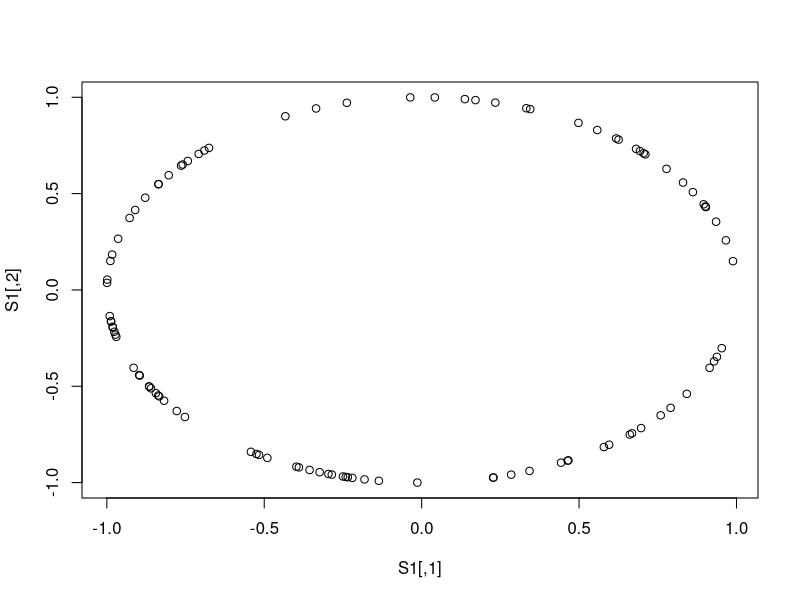
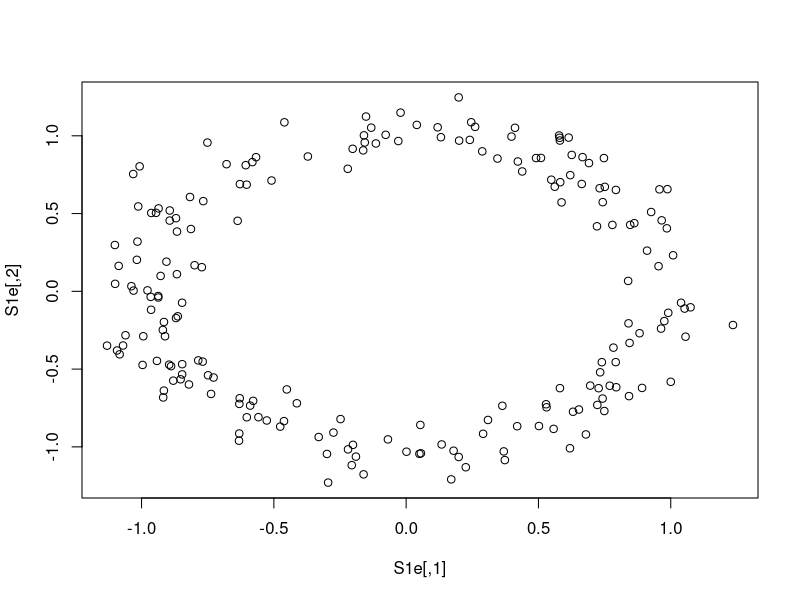
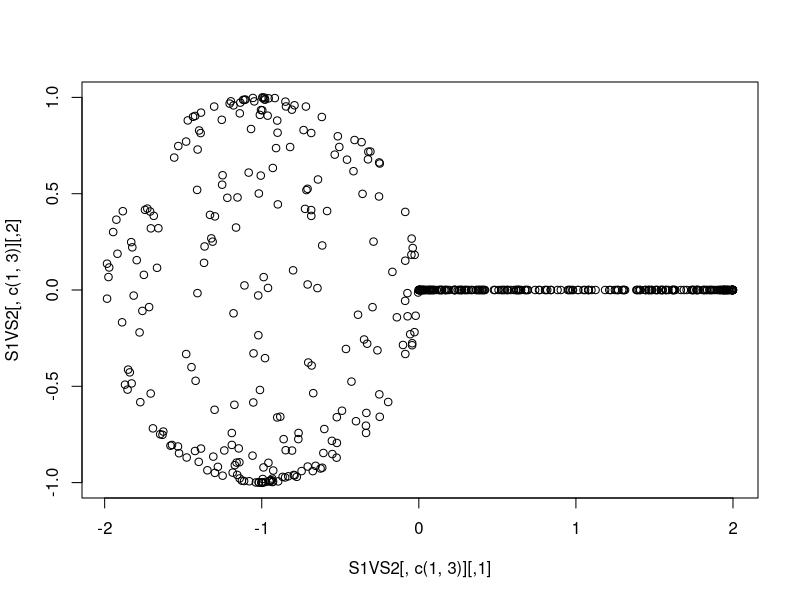

Generate these figures, in order, with R: (Note: this script raises an error after producing the figures.)
# This script creates data that lie on different manifolds:

# This creates two clusters.
n <- 100
t <- runif(n, 0, 2*pi)
r <- runif(n, 0 , 1)
clust1 <- cbind(2*r*cos(t)+2, r*sin(t)+2)
clust2 <- cbind(r*cos(t)-2, 2*r*sin(t) + 1)
twoclust <- rbind(clust1, clust2)
write.table(twoclust, file = "data1.txt", row.names = FALSE, col.names = FALSE)
write.table(clust1, file = "clust1.txt", row.names = FALSE, col.names = FALSE)
write.table(clust2, file = "clust2.txt", row.names = FALSE, col.names = FALSE)
max(dist(twoclust))

# This creates data on a circle. Call this data2
n <- 100
t <- runif(n, 0, 2*pi)
S1 <- cbind(cos(t), sin(t))
plot(S1)
write.table(S1, file = "data2.txt", row.names = FALSE, col.names = FALSE)

#This creates data on a cirlce with error. Call this data3.
n <- 200
t <- runif(n, 0, 2*pi)
e1 <- rnorm(n, 0, 0.1)
e2 <- rnorm(n, 0, 0.1)
S1e <- cbind(cos(t)+ e1, sin(t)+e2)
plot(S1e)
write.table(S1e, file = "data3.txt", row.names = FALSE, col.names = FALSE)

# Creates data on S1 V S2. Call this data4.
n  <- 250
t  <- runif(n, 0, pi)
u  <- runif(n, 0, 2*pi)
v  <- runif(n, 0, 2*pi)

S2 <- cbind(sin(t)*cos(u)-1, sin(t)*sin(u), cos(t))
S1 <- cbind(cos(v) + 1, sin(v), 0)
S1VS2 <- rbind(S1, S2)
write.table(S1VS2, file = "data4.txt", row.names = FALSE, col.names = FALSE)
plot(S1VS2[,c(1,3)])

# Let's try some real data.  data5 will be the wine dataset
data(wine, package='rattle')
W <- wine[,-1]
write.table(W, file = "data5.txt", row.names = FALSE, col.names = FALSE)

# data6 will be data from the S2 shell of a lithium atom.
n1 <- 2000
temp <- rexp(n1, 1)
which(temp > 1)
r <- temp[which(temp>1)] #distance of the electron from the nuculus.
n <- length(r)
u <- runif(n, 0, 2*pi)
v <- runif(n, 0, pi)
E <- cbind(r*sin(v)*cos(u), r*sin(v)*sin(u), r*cos(v))
plot(E[,c(1,2)])
plot(E[,c(1,3)])
write.table(E, file = "data6.txt", row.names = FALSE, col.names = FALSE)
